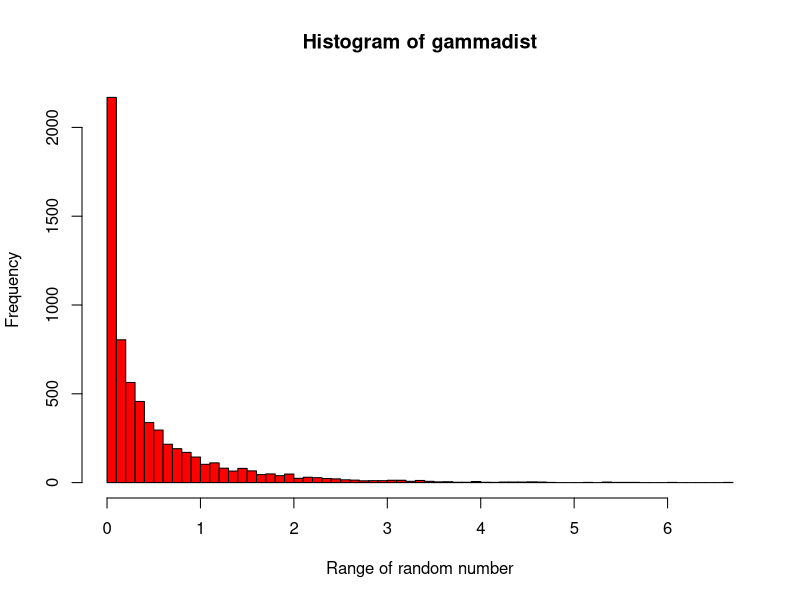

Write the R code that produced this figure.
noofrand <- 10000

u1 <- runif(noofrand, min=0, max=1)

# Generating Generalized Exponential distribution
alpha <- 0.5	#arbit
X <- -2*log(1-(u1^(1/alpha)))

u2 <- runif(noofrand, min=0, max=1)

# Generating Gamma distribution using Acceptance-Rejection Method
gammadist <- vector('numeric')
for(i in 1:noofrand) {
	val <- ( (X[i]^(alpha-1))*exp(-0.5*X[i]) )/( (2^(alpha-1)) * ((1-exp(-0.5*X[i]))^(alpha-1)) )
	if(u2[i] <= val) {
		gammadist <- c(gammadist, X[i])
	}
}
# print(length(X))
# print(length(gammadist))

acceptance_prob<-(length(gammadist)/length(X))
cat("Acceptance probability =",acceptance_prob,"\n")

png(file="gamma1.png")
hist(gammadist, xlab="Range of random number", col="red", border="black", breaks=50)
dev.off()